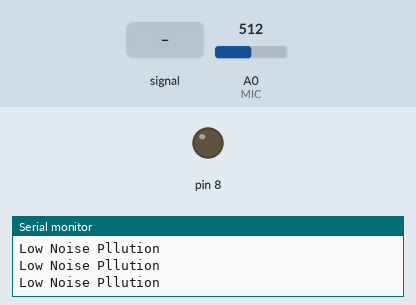
Simulated run of this sketch. Board: Arduino Uno, built with avr-gcc and run on an emulated ATmega328P. Parts: output pins drawn as LEDs (lit = HIGH), the last lines printed to the serial monitor. Inputs (shaded band) come from the test bench; at power-on: A0 (MIC) = 512.

Above: at 1.2 s.
1.3 s: A0 (MIC) fed a 200 Hz sine of ±81 counts around its level
At 3.0 s:
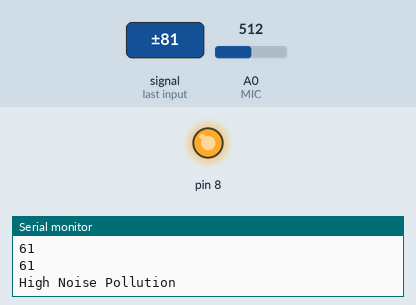
7.3 s: A0 (MIC) set to 511
At 8.6 s:
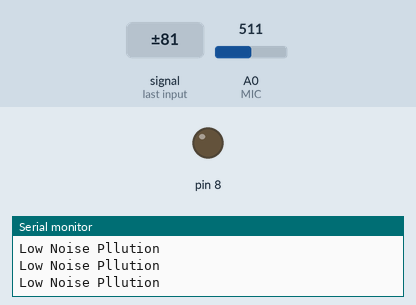
Timing chart, 0 to 10.3 s (numbered marks = the images above; inputs shaded):
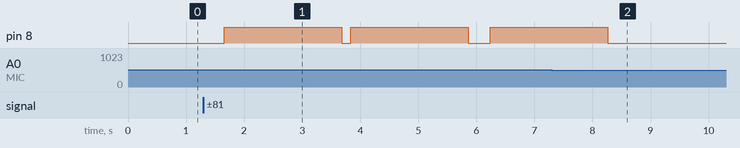

The sketch:

sketch_jun24bcd.ino
```cpp
const int MIC = 0;
int adc;
int dB, PdB;
void setup() {
Serial.begin(9600);
  pinMode(8, OUTPUT);
}
void loop(){
  PdB = dB;

adc= analogRead(MIC);

dB = (adc+83.2073) / 11.003;
if (PdB!=dB)
Serial.println (dB);
if (dB>60)
{
  digitalWrite(8, HIGH);
  Serial.println (dB);
   Serial.println ("High Noise Pollution");
  delay(2000);
  digitalWrite(8, LOW);
}
else
{
  digitalWrite(8, LOW);
   Serial.println ("Low Noise Pllution");
}
//delay(100);
}
```

Measured:
- after the input at 1.3 s, pin 8: goes HIGH 2.0 s, LOW 0.15 s, HIGH 2.0 s, LOW 0.38 s, then HIGH, starting after 0.36 s
- after the input at 7.3 s, pin 8: goes on until 8.3 s, then stays LOW
